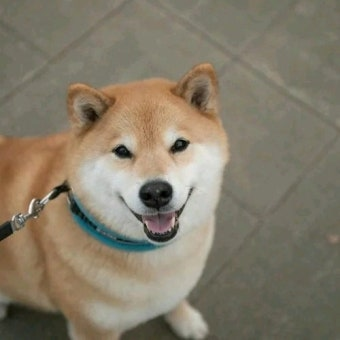
#> input picture Generative/dog.jpeg, 340 x 340 px, found by its file name
$ jupyter execute Diffusion.ipynb
#> lines starting #> are read from the running program, lines starting #| are printed output that depends on the picture
[cell 1]
import cv2
import numpy as np
import matplotlib.pyplot as plt

# ──────────────────────────────────────────────────────────────
# 0. 이미지 불러오기 &  [-1, 1]  정규화
# ──────────────────────────────────────────────────────────────
img = cv2.imread("/Users/jeongseungmin/Desktop/Study/JSM/Generative/dog.jpeg")[..., ::-1]      # BGR→RGB
img = cv2.resize(img, (256, 256))                  # (선택) 작게
#> img: shape (256, 256, 3)
x0  = img.astype(np.float32) / 127.5 - 1.0         # [0,255] → [-1,1]


T          = 1000
beta_start = 1e-4
beta_end   = 0.02
beta = np.linspace(beta_start, beta_end, T, dtype=np.float32) # 1e-4 부터 0.02 사이의 1000개의 베타를 만들어준다.

alpha     = 1.0 - beta
alphabar  = np.cumprod(alpha)          # 한번에 모든 값들을 계산을 해서 조금 용이하게 접근할수 있도록 하는 방법
sqrt_alpha     = np.sqrt(alpha)
sqrt_one_minus = np.sqrt(1.0 - alpha)


def q_sample(xtm1, t):
    eps = np.random.randn(*xtm1.shape).astype(np.float32)
    xt  = sqrt_alpha[t]     * xtm1 + sqrt_one_minus[t] * eps
    return xt

xt = x0.copy()
snapshots = {0:xt}
for t in range(T):
    xt = q_sample(xt, t)
    if t in (25, 50, 200, 250, 500, 999):
        snapshots[t+1] = xt
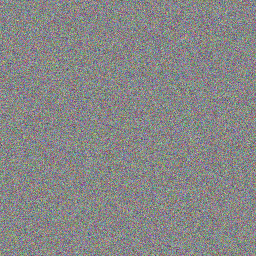
#> xt: shape (256, 256, 3) float32; mean R, G, B 0.00513, 0.00319, -0.00369; drawn with min black and max white
#> after the loop, snapshots = 7 items

def to_img(x):
    return np.clip((x + 1.0)/2.0, 0.0, 1.0)

plt.figure(figsize=(12,3))
for idx, (step, pic) in enumerate(sorted(snapshots.items())):
    plt.subplot(1, len(snapshots), idx+1)
    plt.imshow(to_img(pic))
    plt.axis('off')
    plt.title(f"t={step}")
#> this loop made 7 passes
#> step on passes 1 to 7: 0, 26, 51, 201, 251, 501, 1000
plt.tight_layout()
plt.show()
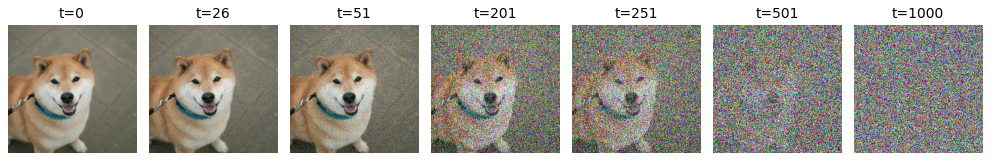
#> figure drawn by matplotlib, 7 panels

[cell 2]
import numpy as np
import matplotlib.pyplot as plt

# Pick one green-channel pixel, normalized [-1,1]
g0 = 0.8

# noise schedule
T = 100000
beta = np.linspace(1e-4, 0.02, T, dtype=np.float32)
alpha = 1.0 - beta
sqrt_alpha = np.sqrt(alpha)
sqrt_one_minus = np.sqrt(1.0 - alpha)

# steps to visualize
show_steps = [0, 1, 5, 20, 200, 999, 99999]  # indices into simulation (999 shows after 1000 steps)
g_history = {}

g = g0
for t in range(T):
    if t in show_steps:
        g_history[t] = g
    eps = np.float32(np.random.randn())
    g = sqrt_alpha[t] * g + sqrt_one_minus[t] * eps

# include final value if not already captured
if T in show_steps:
    pass
else:
    g_history[T] = g

# prepare a horizontal strip of color blocks (RGB)
block_size = 60
n_blocks = len(show_steps)
strip = np.zeros((block_size, block_size * n_blocks, 3), dtype=np.float32)

for idx, step in enumerate(show_steps):
    g_val = g_history[step]
    g_vis = (g_val + 1.0) / 2.0  # map [-1,1] -> [0,1]
    g_vis = np.clip(g_vis, 0.0, 1.0)
    strip[:, idx*block_size:(idx+1)*block_size, 1] = g_vis  # green channel

# plot
plt.figure(figsize=(12,2))
plt.imshow(strip)
plt.xticks([(idx+0.5)*block_size for idx in range(n_blocks)],
           [f"t={step}" for step in show_steps])
plt.yticks([])
plt.title("Forward diffusion on a single pixel (green intensity over time)")
plt.tight_layout()
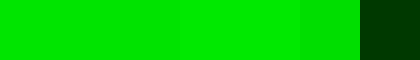
#> shown: shape (60, 420, 3) float32; mean R, G, B 0, 0.803, 0
